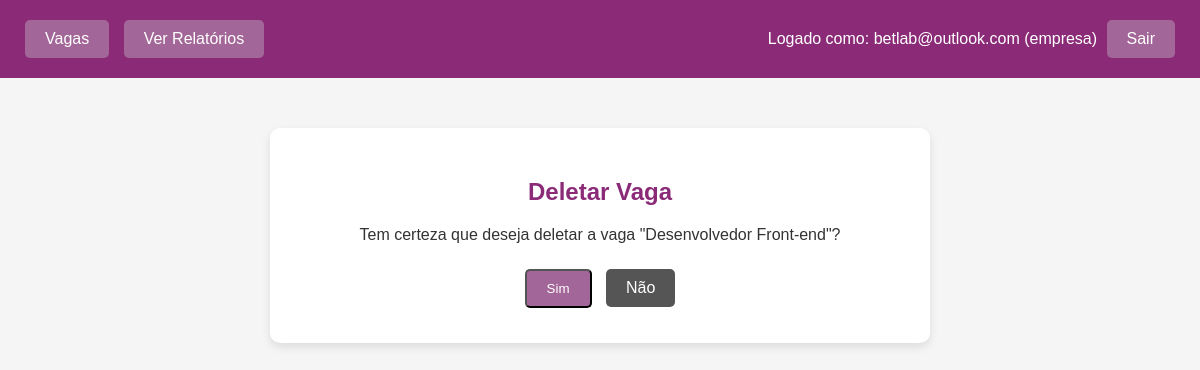
The page /vagas/deletar/7/ (signed in) on the database its author committed.
### usuarios/models.py (models this page shows, shortened)
class Usuario(AbstractUser):
    email = models.EmailField(unique=True)
    username = None
    tipo_usuario = models.CharField(max_length=20, choices=TipoUsuario.choices)
    USERNAME_FIELD = "email"
    REQUIRED_FIELDS = []
    objects = UsuarioManager()

### vagas/models.py (models this page shows, shortened)
class Vaga(models.Model):
    nome_vaga = models.CharField(max_length=255)
    requisitos = models.TextField()
    faixa_salarial = models.CharField(max_length=20, choices=FaixaSalarial.choices)
    escolaridade_minima = models.CharField(max_length=30, choices=Escolaridade.choices)
    empresa = models.ForeignKey(settings.AUTH_USER_MODEL, related_name="vagas", on_delete=models.CASCADE,null=True, blank=True, default=None)
    data_criacao = models.DateTimeField(null=True, blank=True, default=datetime.datetime(2026, 4, 6, 0, 0))

### vagas/views.py (the view)
# urls.py: path("deletar/<int:vaga_id>/", views.deletar_vaga, name="deletar_vaga"),
@login_required
def deletar_vaga(request, vaga_id):
    vaga = get_object_or_404(Vaga, id=vaga_id)
    if request.user.tipo_usuario != "empresa":
        return redirect("dashboard_candidato")
    if request.method == "POST":
        vaga.delete()
        return redirect("minhas_vagas")
    return render(request, "vagas/deletar_vaga.html", {"vaga": vaga})

### templates/vagas/deletar_vaga.html (shortened to what this page needs)
<!DOCTYPE html>
<html>
<head>
</head>
<body>
       <header>
        <nav>
            <div>
                <a class="btn" href="{% url 'listar_vagas' %}">Vagas</a>
                <a class="btn" href="{% url 'relatorio' %}">Ver Relatórios</a>
            </div>
            <div>
                {% if user.is_authenticated %}
                    <span class="user-info">Logado como: {{ user.email }} ({{ user.tipo_usuario }})</span>
                    <a class="btn" href="{% url 'logout' %}">Sair</a>
                {% else %}
                    <a class="btn" href="{% url 'login' %}">Entrar</a>
                    <a class="btn" href="{% url 'cadastro' %}">Cadastrar</a>
                {% endif %}
            </div>
        </nav>
    </header>
    <div class="container">
        <h2>Deletar Vaga</h2>
        <p>Tem certeza que deseja deletar a vaga "{{ vaga.nome_vaga }}"?</p>
        <form method="POST">
            <button type="submit" class="btn">Sim</button>
            <a href="{% url 'minhas_vagas' %}" class="btn btn-secondary">Não</a>
        </form>
    </div>
</body>
</html>

### templates/vagas/deletar_vaga.html (style rules this page uses)
body { font-family: Arial, sans-serif; background-color: #f5f5f5; color: #333; margin: 0; padding: 0; }
header { background-color:#8b2b78; padding: 15px 20px; color: #fff; }
nav { display: flex; justify-content: space-between; align-items: center; }
nav a { color: #fff; text-decoration: none; margin: 0 10px; padding: 6px 12px; border-radius: 4px; transition: background-color 0.3s; }
.container { max-width: 600px; margin: 50px auto; padding: 30px; background-color: #fff; border-radius: 10px; box-shadow: 0 4px 10px rgba(0,0,0,0.1); text-align: center; }
h2 { color: #8b2b78; margin-bottom: 20px; }
p { font-size: 16px; margin-bottom: 20px; }
.btn { display: inline-block; padding: 10px 20px; margin: 5px; background-color: #a36698; color: #fff; text-decoration: none; border-radius: 5px; transition: background-color 0.3s; }
.btn-secondary { background-color: #555555; }
form a { display: block; text-decoration: none; text-align: center; }

### rows shown on the page
Usuario: email "betlab@outlook.com", tipo_usuario "empresa"
Vaga: nome_vaga "Desenvolvedor Front-end"
